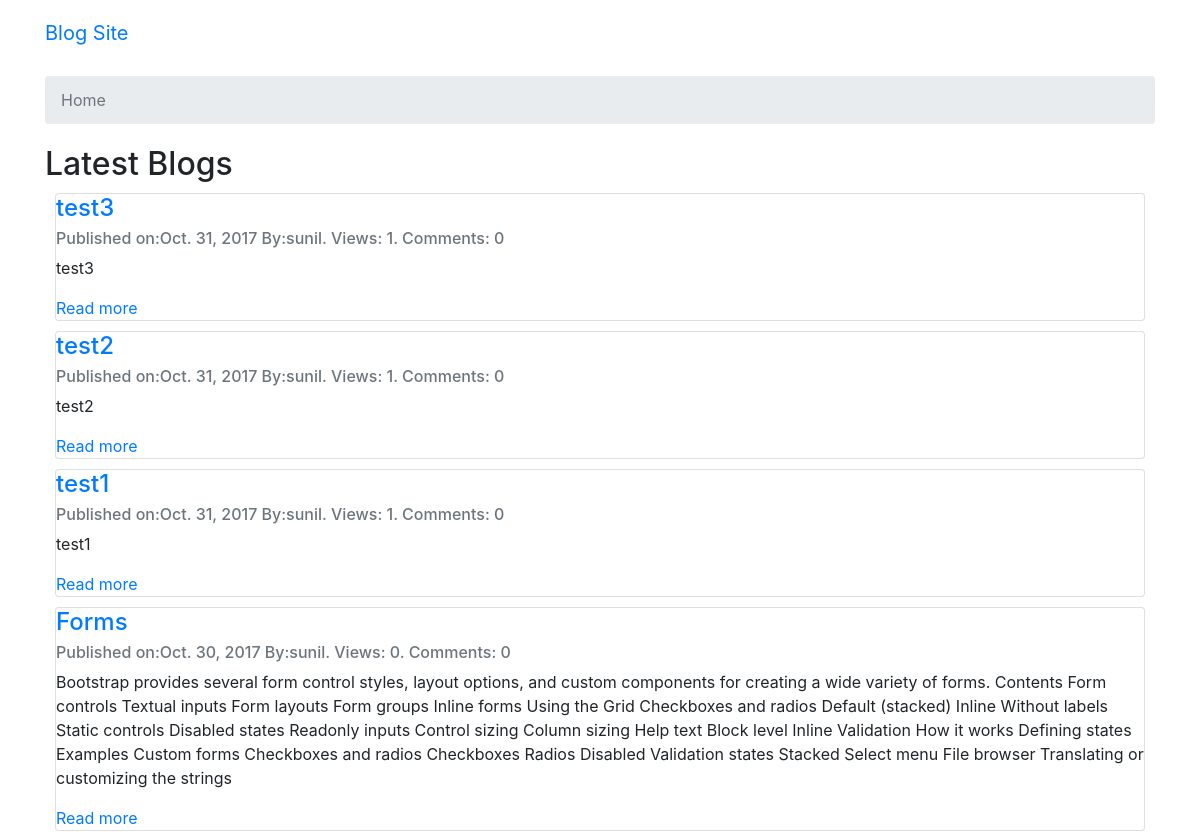
The app's page / (upper part), older data.
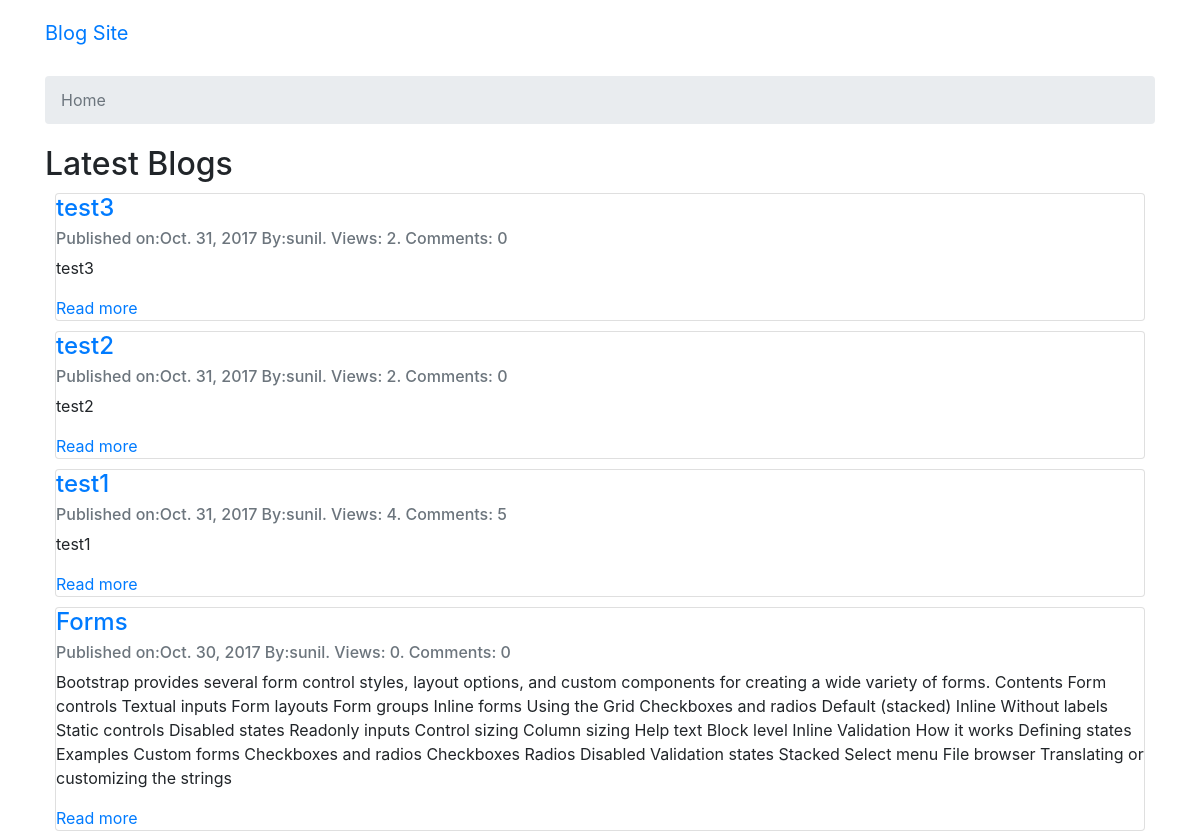
The same page, newer data.
### posts/models.py (models this page shows, shortened)
class Post(models.Model):
	user = models.ForeignKey(settings.AUTH_USER_MODEL, default=1)
	title = models.CharField(max_length=120)
	slug = models.SlugField(unique=True)
	image = models.ImageField(upload_to='documents/',
		null = True,
		blank=True,
		width_field="width_field",
		height_field="height_field"
		)
	height_field = models.IntegerField(default=0)
	width_field = models.IntegerField(default=0)
	content = models.TextField()
	draft = models.BooleanField(default = False)
	publish = models.DateField(auto_now=False, auto_now_add=False)
	read_time = models.IntegerField(default = 0)
	views = models.PositiveIntegerField(default=0)
	updated = models.DateTimeField(auto_now=True, auto_now_add=False)
	timestamp = models.DateTimeField(auto_now=False, auto_now_add=True)
	class Meta:
		verbose_name_plural = "01 Posts"
		ordering = ['-timestamp',]

### posts/views.py (the view)
# urls.py: url(r'^$', post_views.HomeView.as_view(), name='home'),
class HomeView(ListView):
	model = Post
	template_name = 'home.html'
	context_object_name = 'posts'
	def get_queryset(self):
		queryset = Post.objects.filter(draft=False)[:10]
		return queryset

### templates/home.html (shortened to what this page needs)
{% extends 'base.html' %}
{% block breadcrumb %}
	<li class="breadcrumb-item active">Home</li>
{% endblock %}
{% block content %}
<div class="row">
	<div class="container">
	<h2>Latest Blogs</h2>
	{% for post in posts %}
		<div class="card">
		  <div class="card-block">
		    <h4 class="card-title"><a href="{% url 'posts:details' post.id %}">{{ post.title }}</a></h4>
		    <h6 class="card-subtitle mb-2 text-muted">Published on:{{ post.publish }} By:{{ post.user}}. Views: {{ post.views }}. Comments: {{ post.comments.count }} </h6>
		    <p class="card-text">{{ post.content }}</p>
		    <a href="{% url 'posts:details' post.id %}" class="card-link">Read more</a>
		  </div>
		</div>
	{% endfor %}
</div>
</div>
{% endblock %}

Row changes from the older to the newer data that the page shows:
changed Post "test3": views "1" → "2"
changed Post "test2": views "1" → "2"
changed Post "test1": views "1" → "4"; comments.count "0" → "5"
